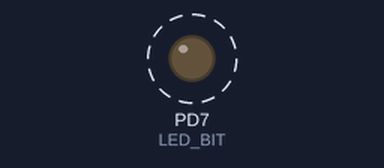
The program below on a simulated ATmega328P, built with avr-gcc and emulated at 16 MHz. Parts: output pins drawn as LEDs (lit = HIGH). Dashed ring = blinking.

Above: at 0.15 s.
Timing chart, 0 to 3.0 s (numbered marks = the images above):
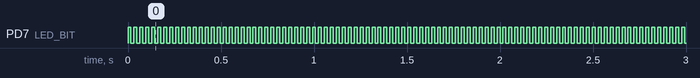

The program:

defiens.c
```c
// (licence header left out)
#define F_CPU 16000000UL
#include <util/delay.h>
#include <avr/io.h>

#define LED_DDR DDRD				// change only these three defines
#define LED_PORT PORTD				// to remap the LED pin
#define LED_BIT 7

int main(void)
{
    LED_DDR |= (1<<LED_BIT);		//LED pin output
    while (1)
    {
		LED_PORT ^= (1<<LED_BIT);	//troggle LED
		_delay_ms(16);
    }
}
```

Measured:
- by itself, PD7 (LED_BIT): alternates HIGH for 0.02 s and LOW for 0.02 s
